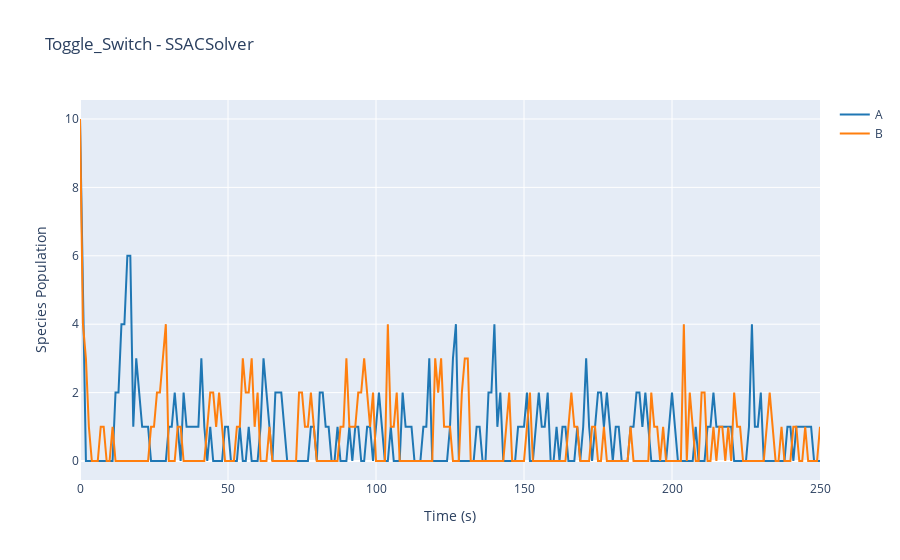

The notebook cell this image was saved under:
### Code cell
results.plotplotly()

### Figure 1 — Plotly figure (JSON) as saved in the notebook; plotly's stock layout.template omitted (floating-point values rounded to 4 significant figures; data arrays with more than 128 entries replaced by an {"elided": "..."} marker saying what was removed)
{"data": [{"line": {"color": "#1f77b4"}, "mode": "lines", "name": "A", "type": "scatter", "x": {"elided": "251 int values"}, "y": {"elided": "251 int values"}}, {"line": {"color": "#ff7f0e"}, "mode": "lines", "name": "B", "type": "scatter", "x": {"elided": "251 int values"}, "y": {"elided": "251 int values"}}], "layout": {"showlegend": true, "title": {"text": "Toggle_Switch - SSACSolver"}, "xaxis": {"title": {"text": "Time (s)"}}, "yaxis": {"title": {"text": "Species Population"}}}}
